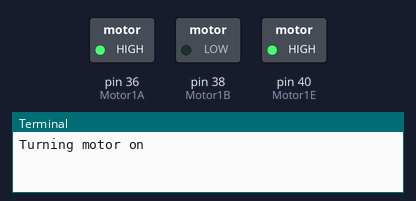
Recording of a program running on a simulated Raspberry Pi (header pin numbers). Shown: switched loads named in the program (green lamp = pin HIGH), the last lines printed to the terminal. At 15.0 s the program stops and its outputs stay as they are.

Above: at 0.1 s.
At 15.1 s:
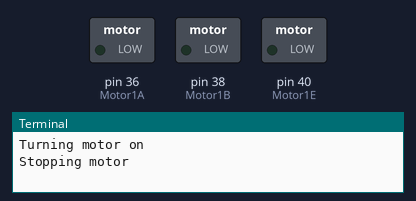
Timing chart, 0 to 16.5 s (numbered marks = the images above):
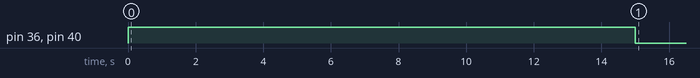

The program:

motordriver.py
```python
import RPi.GPIO as GPIO
from time import sleep

GPIO.setmode(GPIO.BOARD)

Motor1A=36
Motor1B=38
Motor1E=40

GPIO.setup(Motor1A,GPIO.OUT)
GPIO.setup(Motor1B,GPIO.OUT)
GPIO.setup(Motor1E,GPIO.OUT)

try:
	print ("Turning motor on")
	GPIO.output(Motor1A,GPIO.HIGH)
	GPIO.output(Motor1B,GPIO.LOW)
	GPIO.output(Motor1E,GPIO.HIGH)

	sleep(15)
	print("Stopping motor")
	GPIO.output(Motor1E,GPIO.LOW)

finally:
	GPIO.output(Motor1E,GPIO.LOW)
	GPIO.cleanup()
```

Measured:
- by itself, pin 36 (Motor1A), pin 40 (Motor1E): LOW → HIGH at 0.00 s, → LOW 15.0 s later
